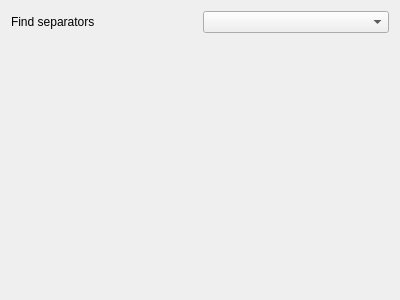
<?xml version="1.0" encoding="UTF-8"?>
<ui version="4.0">
 <class>SegmentationOptions</class>
 <widget class="QWidget" name="SegmentationOptions">
  <property name="geometry">
   <rect>
    <x>0</x>
    <y>0</y>
    <width>400</width>
    <height>300</height>
   </rect>
  </property>
  <property name="windowTitle">
   <string>Form</string>
  </property>
  <layout class="QGridLayout" name="gridLayout">
   <item row="0" column="0">
    <layout class="QHBoxLayout" name="horizontalLayout">
     <item>
      <widget class="QLabel" name="label">
       <property name="text">
        <string>Find separators</string>
       </property>
      </widget>
     </item>
     <item>
      <widget class="QComboBox" name="find_sepsCbox">
       <property name="editable">
        <bool>false</bool>
       </property>
      </widget>
     </item>
    </layout>
   </item>
   <item row="1" column="0">
    <spacer name="verticalSpacer_2">
     <property name="orientation">
      <enum>Qt::Vertical</enum>
     </property>
     <property name="sizeHint" stdset="0">
      <size>
       <width>20</width>
       <height>258</height>
      </size>
     </property>
    </spacer>
   </item>
  </layout>
 </widget>
 <resources/>
 <connections/>
</ui>
